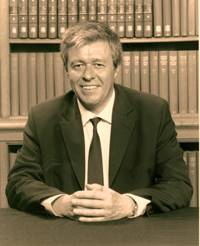
%> input picture MISC/spm12/help/images/karl.jpg, 200 x 246 px
$ octave --eval "result = gen_roi_mask(imread('../../../../../spm12/help/images/karl.jpg'));"   (GNU Octave 9; MATLAB toolbox functions it lacks are replaced by stand-ins)
%> lines starting %> are read from the running program, lines starting %| are printed output that depends on the picture; in (x1, y1, x2, y2) boxes, pixels count from 0 and x2, y2 are one past the last pixel; in counts of white or black regions, pixels touching at a corner belong together; the program's own positions count from 1
### MISC/MMPS_245/MMPS_245/matlab/MB_recon/utils/elimiso.m
function im = elimiso(im, area_thresh)
%
% function im = elimiso(im, area_thresh)
%
% Eliminate isolated pixels in the input images.
%
% Inputs
%   im          - Input images, background is zero.
%   area_thresh - Regions with area < area_thresh will be eliminated.
%
% Output
%   im          - Images with isolated pixels eliminated, having the same
%                 matrix size as the input 'im'.
%
% (c) Kangrong Zhu      Stanford University     2011

mask = sign(abs(im));
sz = size(im);
nim = prod(sz(3 : end));

for im_idx = 1 : nim
    L = bwlabel(mask(:, :, im_idx));
    stat = regionprops(L, 'Area');
    idx = find([stat.Area] > area_thresh);
    mask(:, :, im_idx) = ismember(L, idx);
end
im = mask .* im;

return

### MISC/MMPS_245/MMPS_245/matlab/MB_recon/utils/gen_roi_mask.m
function msk = gen_roi_mask(im, mag_thresh)
%
% function msk = gen_roi_mask(im, [mag_thresh=0.05])
%
% Generate binary masks for image ROIs, basing on the input magnitude threshold.
%
% Inputs
%   im     - Images to generate masks from. Each 2D image will be processed
%            independently and will correspond to one ROI mask.
%            Dim: [image_dimension1, image_dimension2, ...].
%   mag_thresh - Magnitude mag_threshold as percentage of the maximum magnitude in a 2D image.
%
% Output
%   msk    - Image masks, having the same matrix size as the input 'im'.
%
% (c) Kangrong Zhu      Stanford University     May 2014

if ~exist('mag_thresh', 'var') || isempty(mag_thresh)
    mag_thresh = 0.05;
end

sz = size(im);
%> sz = [246 200 3]
nim = prod(sz(3 : end));
%> nim = 3
msk = zeros(sz);
erode_dilate_disk_sz = 3;
isolated_limit = 150;
for im_idx = 1 : nim
    im_2d = im(:, :, im_idx);
    m = (abs(im_2d) > mag_thresh*max(abs(im_2d(:))));

    % [7 lines of commented-out code are left out]
    if size(m, 1) <= 64
        hsz = [3, 3];
    else
        hsz = [5, 5];
    end
    h = fspecial('gaussian', hsz, 0.2);
    m = filter2(h, m);

    m = (m > 0.5);
    m = ~elimiso(~m, isolated_limit);
    m = elimiso(m, isolated_limit);
    msk(:, :, im_idx) = m;
end
%> this loop made 3 passes
%> pass 1, in gen_roi_mask, `im_2d = im(:, :, im_idx);`:
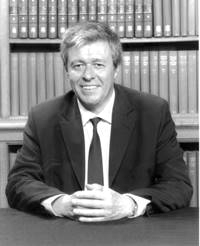
%> im_2d: size 246x200 uint8; min 0, max 255, mean 123.7
%> pass 1, in gen_roi_mask, `m = (abs(im_2d) > mag_thresh*max(abs(im_2d(:))));`:
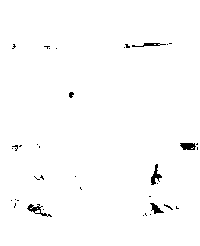
%> m: size 246x200 logical; 98.8% white; 37 black regions (31 under 20 px), largest, box (x1, y1, x2, y2) and area: (27, 204, 52, 217) 99, (151, 164, 162, 185) 96, (180, 143, 196, 150) 91, (150, 203, 164, 214) 70, (132, 43, 166, 47) 66, (69, 92, 74, 98) 22
%> after the loop:
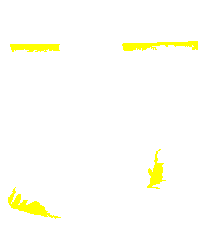
%> msk: size 246x200x3 double; mean R, G, B 1, 1, 0.969

return
